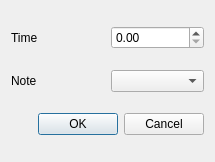
<?xml version="1.0" encoding="UTF-8"?>
<ui version="4.0">
 <class>Dialog</class>
 <widget class="QDialog" name="Dialog">
  <property name="geometry">
   <rect>
    <x>0</x>
    <y>0</y>
    <width>215</width>
    <height>162</height>
   </rect>
  </property>
  <property name="windowTitle">
   <string>Dialog</string>
  </property>
  <layout class="QGridLayout" name="gridLayout">
   <item row="0" column="0">
    <widget class="QLabel" name="label">
     <property name="text">
      <string>Time</string>
     </property>
    </widget>
   </item>
   <item row="0" column="1">
    <widget class="QDoubleSpinBox" name="time"/>
   </item>
   <item row="1" column="0">
    <widget class="QLabel" name="label_2">
     <property name="text">
      <string>Note</string>
     </property>
    </widget>
   </item>
   <item row="1" column="1">
    <widget class="QComboBox" name="note_choice"/>
   </item>
   <item row="2" column="0" colspan="2">
    <widget class="QDialogButtonBox" name="buttonBox">
     <property name="orientation">
      <enum>Qt::Horizontal</enum>
     </property>
     <property name="standardButtons">
      <set>QDialogButtonBox::Cancel|QDialogButtonBox::Ok</set>
     </property>
    </widget>
   </item>
  </layout>
 </widget>
 <resources/>
 <connections>
  <connection>
   <sender>buttonBox</sender>
   <signal>accepted()</signal>
   <receiver>Dialog</receiver>
   <slot>accept()</slot>
   <hints>
    <hint type="sourcelabel">
     <x>248</x>
     <y>254</y>
    </hint>
    <hint type="destinationlabel">
     <x>157</x>
     <y>274</y>
    </hint>
   </hints>
  </connection>
  <connection>
   <sender>buttonBox</sender>
   <signal>rejected()</signal>
   <receiver>Dialog</receiver>
   <slot>reject()</slot>
   <hints>
    <hint type="sourcelabel">
     <x>316</x>
     <y>260</y>
    </hint>
    <hint type="destinationlabel">
     <x>286</x>
     <y>274</y>
    </hint>
   </hints>
  </connection>
 </connections>
</ui>
